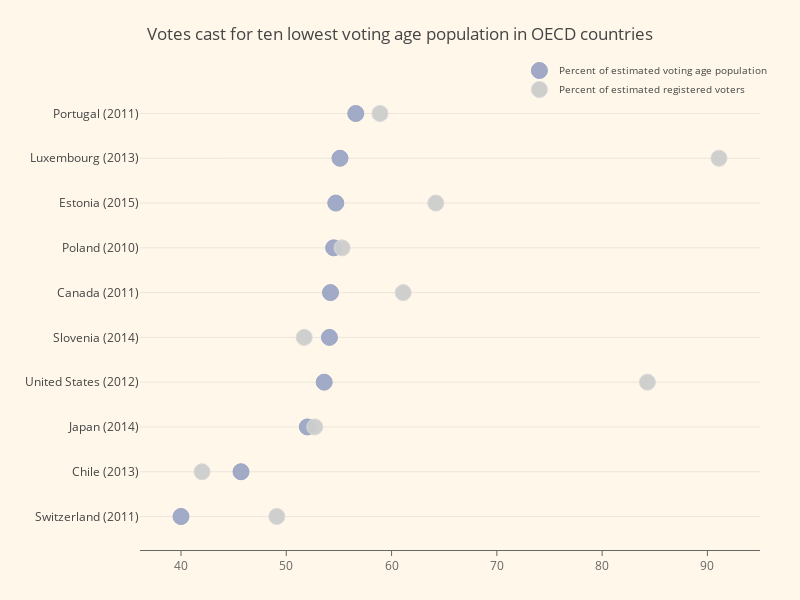

Notebook code cell kept with this figure:
### Markdown cell above
# Styled Categorical Dot Plot

### Code cell
import plotly.graph_objs as go

country = ['Switzerland (2011)', 'Chile (2013)', 'Japan (2014)',
           'United States (2012)', 'Slovenia (2014)', 'Canada (2011)',
           'Poland (2010)', 'Estonia (2015)', 'Luxembourg (2013)', 'Portugal (2011)']
voting_pop = [40, 45.7, 52, 53.6, 54.1, 54.2, 54.5, 54.7, 55.1, 56.6]
reg_voters = [49.1, 42, 52.7, 84.3, 51.7, 61.1, 55.3, 64.2, 91.1, 58.9]

trace0 = go.Scatter(
    x=voting_pop,
    y=country,
    mode='markers',
    name='Percent of estimated voting age population',
    marker=dict(
        color='rgba(156, 165, 196, 0.95)',
        line=dict(
            color='rgba(156, 165, 196, 1.0)',
            width=1,
        ),
        symbol='circle',
        size=16,
    )
)
trace1 = go.Scatter(
    x=reg_voters,
    y=country,
    mode='markers',
    name='Percent of estimated registered voters',
    marker=dict(
        color='rgba(204, 204, 204, 0.95)',
        line=dict(
            color='rgba(217, 217, 217, 1.0)',
            width=1,
        ),
        symbol='circle',
        size=16,
    )
)

data = [trace0, trace1]
layout = go.Layout(
    title="Votes cast for ten lowest voting age population in OECD countries",
    xaxis=dict(
        showgrid=False,
        showline=True,
        linecolor='rgb(102, 102, 102)',
        titlefont=dict(
            color='rgb(204, 204, 204)'
        ),
        tickfont=dict(
            color='rgb(102, 102, 102)',
        ),
        showticklabels=True,
        dtick=10,
        ticks='outside',
        tickcolor='rgb(102, 102, 102)',
    ),
    margin=dict(
        l=140,
        r=40,
        b=50,
        t=80
    ),
    legend=dict(
        font=dict(
            size=10,
        ),
        yanchor='middle',
        xanchor='right',
    ),
    width=800,
    height=600,
    paper_bgcolor='rgb(254, 247, 234)',
    plot_bgcolor='rgb(254, 247, 234)',
    hovermode='closest',
)
fig = go.Figure(data=data, layout=layout)
pyo.iplot(fig, filename='lowest-oecd-votes-cast')

### Figure 1 — Plotly figure (JSON) as saved in the notebook; plotly's stock layout.template omitted (floating-point values rounded to 4 significant figures)
{"data": [{"marker": {"color": "rgba(156, 165, 196, 0.95)", "line": {"color": "rgba(156, 165, 196, 1.0)", "width": 1}, "size": 16, "symbol": "circle"}, "mode": "markers", "name": "Percent of estimated voting age population", "type": "scatter", "uid": "966ee901-4c12-4258-af57-aa69c57e2551", "x": [40, 45.7, 52, 53.6, 54.1, 54.2, 54.5, 54.7, 55.1, 56.6], "y": ["Switzerland (2011)", "Chile (2013)", "Japan (2014)", "United States (2012)", "Slovenia (2014)", "Canada (2011)", "Poland (2010)", "Estonia (2015)", "Luxembourg (2013)", "Portugal (2011)"]}, {"marker": {"color": "rgba(204, 204, 204, 0.95)", "line": {"color": "rgba(217, 217, 217, 1.0)", "width": 1}, "size": 16, "symbol": "circle"}, "mode": "markers", "name": "Percent of estimated registered voters", "type": "scatter", "uid": "89134c16-2351-4a6a-a1cb-694524a24d59", "x": [49.1, 42, 52.7, 84.3, 51.7, 61.1, 55.3, 64.2, 91.1, 58.9], "y": ["Switzerland (2011)", "Chile (2013)", "Japan (2014)", "United States (2012)", "Slovenia (2014)", "Canada (2011)", "Poland (2010)", "Estonia (2015)", "Luxembourg (2013)", "Portugal (2011)"]}], "layout": {"height": 600, "hovermode": "closest", "legend": {"font": {"size": 10}, "xanchor": "right", "yanchor": "middle"}, "margin": {"b": 50, "l": 140, "r": 40, "t": 80}, "paper_bgcolor": "rgb(254, 247, 234)", "plot_bgcolor": "rgb(254, 247, 234)", "title": {"text": "Votes cast for ten lowest voting age population in OECD countries"}, "width": 800, "xaxis": {"dtick": 10, "linecolor": "rgb(102, 102, 102)", "showgrid": false, "showline": true, "showticklabels": true, "tickcolor": "rgb(102, 102, 102)", "tickfont": {"color": "rgb(102, 102, 102)"}, "ticks": "outside", "title": {"font": {"color": "rgb(204, 204, 204)"}}}}}
